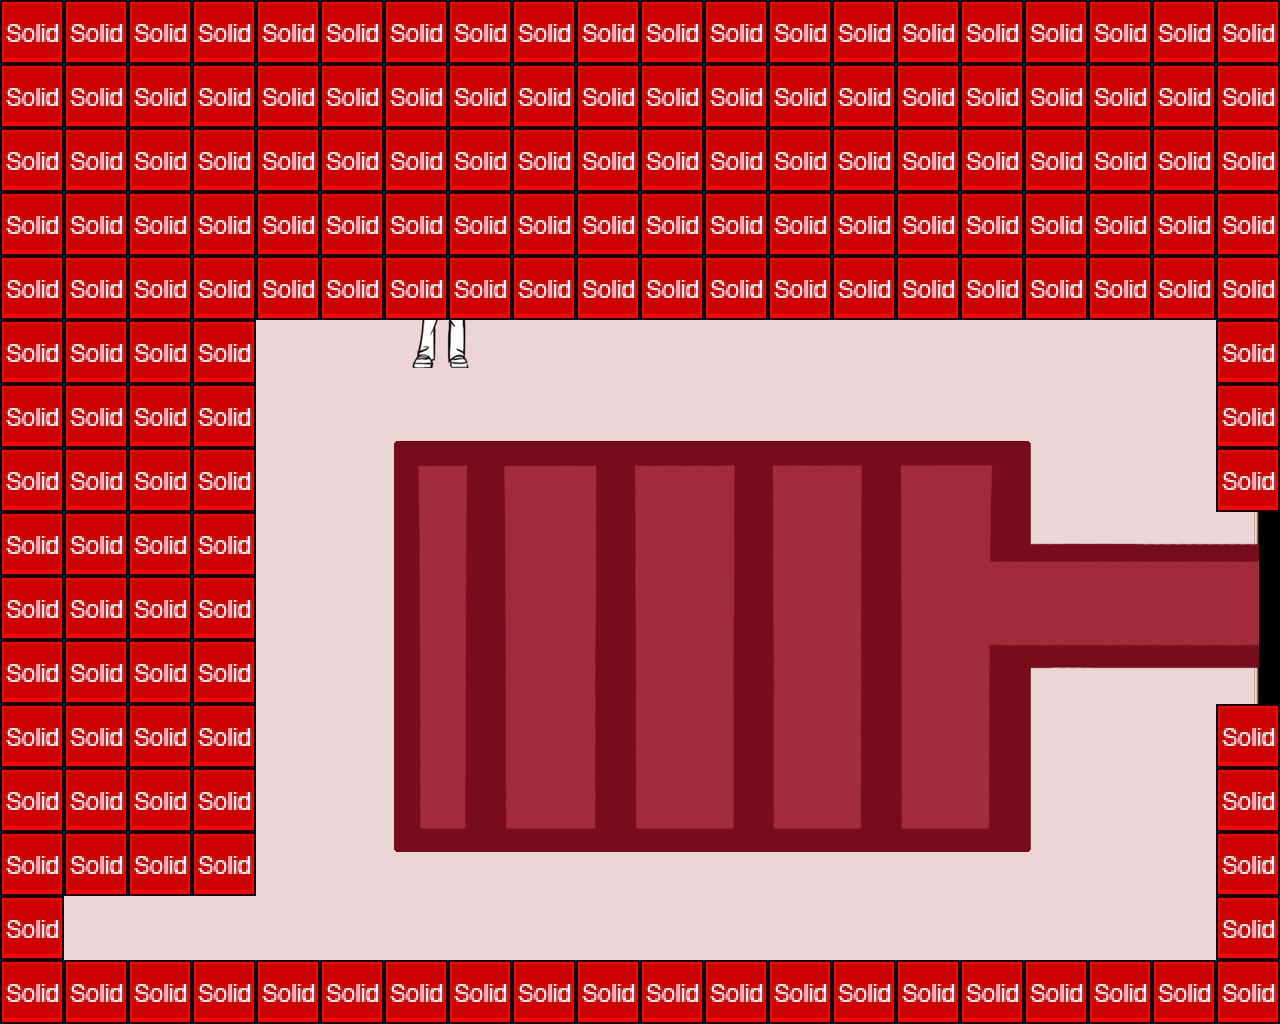

This is a level from a 2D game, rendered from its Tiled map with the project's own tilesets. A one-line summary and the map file follow, with tile-layer data summarised:
An orthogonal 20x16 tile map with 64x64 px tiles, 1 tile layer (collision), 1 image layer and 5 objects (playerObject, itemObject, LevelSwitch, spawnpoint, QuestNPC).

<map version="1.0" orientation="orthogonal" width="20" height="16" tilewidth="64" tileheight="64">
 <tileset firstgid="1" name="metatiles64x64" tilewidth="64" tileheight="64">
  <image source="../img/tileset/metatiles64x64.png" width="320" height="64" />
  <tile id="0">
   <properties>
    <property name="type" value="solid" />
   </properties>
  </tile>
  <tile id="1">
   <properties>
    <property name="type" value="platform" />
   </properties>
  </tile>
  <tile id="4">
   <properties>
    <property name="type" value="ladder" />
   </properties>
  </tile>
 </tileset>
 <imagelayer name="background" width="20" height="16">
  <image source="../img/backgrounds/Dressingroom.png" />
 </imagelayer>
 <layer name="collision" width="20" height="16">
  <data>[320 cells, 164 non-empty, 1 distinct tile ids]</data>
 </layer>
 <objectgroup name="Objectlaag 1" width="20" height="16">
  <object name="playerObject" x="73" y="901" width="47" height="51">
   <properties>
    <property name="friction" value="3" />
    <property name="image" value="characterMale" />
    <property name="speedX" value="6" />
    <property name="speedY" value="6" />
    <property name="spriteheight" value="256" />
    <property name="spritewidth" value="128" />
   </properties>
  </object>
  <object name="itemObject" x="654" y="387" width="47" height="51">
   <properties>
    <property name="image" value="flappie" />
    <property name="spriteheight" value="59" />
    <property name="spritewidth" value="85" />
   </properties>
  </object>
  <object name="LevelSwitch" x="1212" y="513" width="67" height="189">
   <properties>
    <property name="direction" value="right" />
    <property name="duration" value="500" />
    <property name="fade" value="FFFFFF" />
    <property name="location" value="spawnpoint" />
    <property name="to" value="grandhall" />
   </properties>
  </object>
  <object name="spawnpoint" x="974" y="379" width="35" height="38">
   <properties>
    <property name="from" value="grandhall" />
   </properties>
  </object>
  <object name="QuestNPC" x="329" y="671" width="47" height="51">
   <properties>
    <property name="image" value="characterFemale" />
    <property name="questname" value="To Flap or not to Flap" />
    <property name="requires" value="flappie" />
    <property name="spriteheight" value="256" />
    <property name="spritewidth" value="128" />
   </properties>
  </object>
 </objectgroup>
</map>
